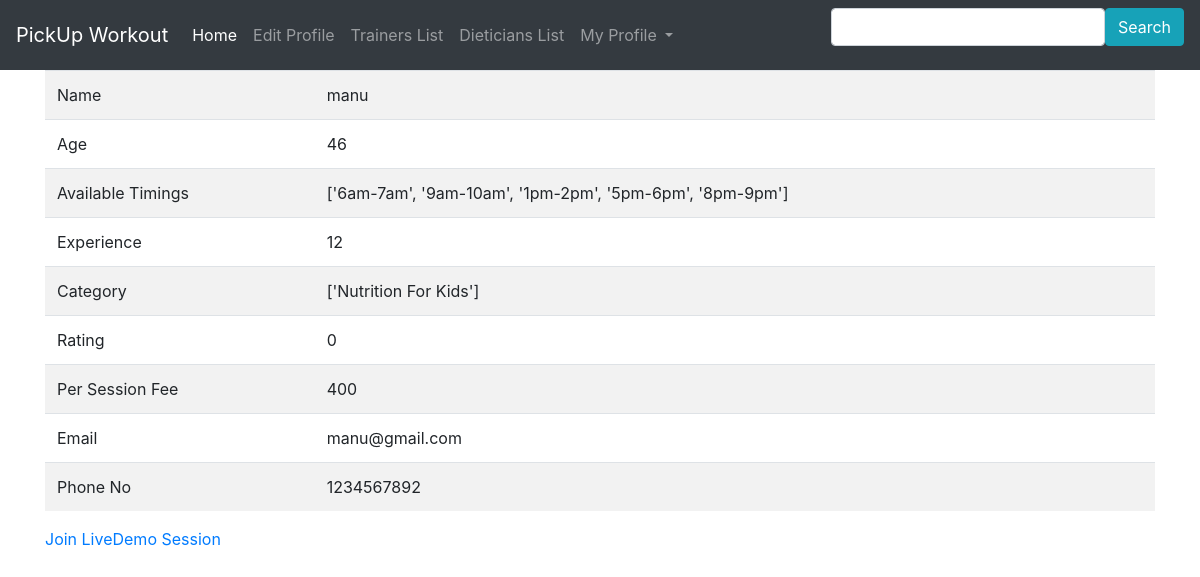
Page /dietician/manu on the committed database.
### accounts/models.py (models this page shows)
class MyUser(AbstractUser):
	is_trainer=models.BooleanField(default=False)
	is_member=models.BooleanField(default=False)
	is_dietician=models.BooleanField(default=False)
	age=models.IntegerField(validators=[MaxValueValidator(70)],default=0)
	gender = models.CharField(max_length=255,default='M')
	workout=models.CharField(max_length=255)
	phone=models.IntegerField(validators=[MaxValueValidator(10)],default=0)

class Dietician(models.Model):
	user=models.OneToOneField(MyUser,on_delete=models.CASCADE,primary_key=True)
	experience=models.IntegerField(validators=[MaxValueValidator(50)],default=0)
	rating=models.PositiveIntegerField(default=0,validators=[MaxValueValidator(10)])
	fees=models.IntegerField(validators=[MaxValueValidator(9999999999)],default=0)
	category=models.CharField(max_length=255)
	available=models.CharField(max_length=255,default="1pm-2pm")

### accounts/views.py (the view)
# urls.py: path('dietician/<slug:my_name>',views.dynamic_lookup_dietician,name="dynamic_lookup_dietician"),
def dynamic_lookup_dietician(request,my_name):
    context={}
    obj=MyUser.objects.get(username=my_name)
    dietician=Dietician.objects.all()
    ob={}
    for lineitems in dietician:
        print(lineitems)
        if(str(lineitems.user) == my_name):
            print(str(lineitems.user))
            context={
	            "object":obj ,
                "fees":lineitems.fees,
                "experience":lineitems.experience,
                "available":lineitems.available,
                "rating":lineitems.rating,
                "category":lineitems.category,
	        }
    return render(request,"dynamic_lookup_dietician.html",context)

### accounts/templates/dynamic_lookup_dietician.html
{% extends 'base_member.html' %}
{% block content %}
<table class="table table-striped">
	<tbody>
		<tr>
			<td>Name</td>
			<td>{{ object.username }}</td>
		</tr>
		<tr>
			<td>Age</td>
			<td>{{ object.age }}</td>
		</tr>
		<tr>
			<td>Available Timings</td>
			<td>{{ available }}</td>
		</tr>
		<tr>
			<td>Experience</td>
			<td>{{ experience }}</td>
		</tr>
        <tr>
			<td>Category</td>
			<td>{{ category }}</td>
		</tr>
		<tr>
			<td>Rating</td>
			<td>{{ rating }}</td>
		</tr>
        <tr>
			<td>Per Session Fee</td>
			<td>{{ fees }}</td>
		</tr>
        <tr>
			<td>Email</td>
			<td>{{ object.email }}</td>
		</tr>
		<tr>
			<td>Phone No</td>
			<td>{{ object.phone }}</td>
		</tr>
	</tbody>
</table>
<a href="{%url 'bookslot_dietician' object.username %}">Join LiveDemo Session</a>
{% endblock %}

### rows in the picture
MyUser: username "manu", age "46", email "manu@gmail.com", phone "1234567892"
Dietician: available "['6am-7am', '9am-10am', '1pm-2pm', '5pm-6pm', '8pm-9pm']", category "['Nutrition For Kids']"

### other values in the picture
{{ experience }} "12"
{{ rating }} "0"
{{ fees }} "400"
